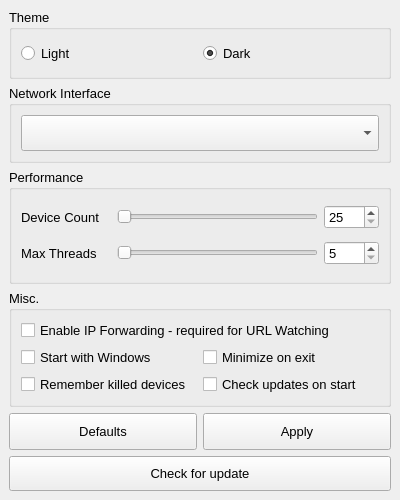
<?xml version="1.0" encoding="UTF-8"?>
<ui version="4.0">
 <author>a7medd7arbb2662</author>
 <class>MainWindow</class>
 <widget class="QMainWindow" name="MainWindow">
  <property name="geometry">
   <rect>
    <x>0</x>
    <y>0</y>
    <width>400</width>
    <height>500</height>
   </rect>
  </property>
  <property name="minimumSize">
   <size>
    <width>400</width>
    <height>500</height>
   </size>
  </property>
  <property name="maximumSize">
   <size>
    <width>400</width>
    <height>510</height>
   </size>
  </property>
  <property name="windowTitle">
   <string>Settings</string>
  </property>
  <property name="toolTip">
   <string/>
  </property>
  <property name="animated">
   <bool>true</bool>
  </property>
  <property name="documentMode">
   <bool>false</bool>
  </property>
  <widget class="QWidget" name="centralwidget">
   <property name="minimumSize">
    <size>
     <width>100</width>
     <height>0</height>
    </size>
   </property>
   <layout class="QHBoxLayout" name="horizontalLayout">
    <item>
     <layout class="QGridLayout" name="gridLayout" columnstretch="0,0,0,0">
      <property name="sizeConstraint">
       <enum>QLayout::SetNoConstraint</enum>
      </property>
      <property name="spacing">
       <number>6</number>
      </property>
      <item row="3" column="0" colspan="4">
       <widget class="QGroupBox" name="groupBox_3">
        <property name="sizePolicy">
         <sizepolicy hsizetype="Minimum" vsizetype="Fixed">
          <horstretch>0</horstretch>
          <verstretch>0</verstretch>
         </sizepolicy>
        </property>
        <property name="minimumSize">
         <size>
          <width>0</width>
          <height>111</height>
         </size>
        </property>
        <property name="font">
         <font>
          <pointsize>10</pointsize>
         </font>
        </property>
        <property name="title">
         <string>Misc.</string>
        </property>
        <layout class="QGridLayout" name="gridLayout_5">
         <item row="0" column="0">
          <layout class="QGridLayout" name="gridLayout_3">
           <item row="1" column="0">
            <widget class="QCheckBox" name="chkAutostart">
             <property name="font">
              <font>
               <pointsize>10</pointsize>
              </font>
             </property>
             <property name="text">
              <string>Start with Windows</string>
             </property>
            </widget>
           </item>
           <item row="2" column="1">
            <widget class="QCheckBox" name="chkAutoupdate">
             <property name="font">
              <font>
               <pointsize>10</pointsize>
              </font>
             </property>
             <property name="text">
              <string>Check updates on start</string>
             </property>
             <property name="checked">
              <bool>false</bool>
             </property>
            </widget>
           </item>
           <item row="1" column="1">
            <widget class="QCheckBox" name="chkMinimized">
             <property name="font">
              <font>
               <pointsize>10</pointsize>
              </font>
             </property>
             <property name="layoutDirection">
              <enum>Qt::LeftToRight</enum>
             </property>
             <property name="text">
              <string>Minimize on exit</string>
             </property>
            </widget>
           </item>
           <item row="2" column="0">
            <widget class="QCheckBox" name="chkRemember">
             <property name="font">
              <font>
               <pointsize>10</pointsize>
              </font>
             </property>
             <property name="layoutDirection">
              <enum>Qt::LeftToRight</enum>
             </property>
             <property name="text">
              <string>Remember killed devices</string>
             </property>
            </widget>
           </item>
           <item row="0" column="0" colspan="2">
            <widget class="QCheckBox" name="chkIpForwarding">
             <property name="text">
              <string>Enable IP Forwarding - required for URL Watching</string>
             </property>
            </widget>
           </item>
          </layout>
         </item>
        </layout>
       </widget>
      </item>
      <item row="5" column="0" colspan="4">
       <widget class="QPushButton" name="btnUpdate">
        <property name="sizePolicy">
         <sizepolicy hsizetype="Preferred" vsizetype="Fixed">
          <horstretch>0</horstretch>
          <verstretch>0</verstretch>
         </sizepolicy>
        </property>
        <property name="minimumSize">
         <size>
          <width>0</width>
          <height>35</height>
         </size>
        </property>
        <property name="font">
         <font>
          <pointsize>10</pointsize>
         </font>
        </property>
        <property name="text">
         <string>Check for update</string>
        </property>
       </widget>
      </item>
      <item row="0" column="0" colspan="4">
       <widget class="QGroupBox" name="groupBox">
        <property name="sizePolicy">
         <sizepolicy hsizetype="Minimum" vsizetype="Fixed">
          <horstretch>0</horstretch>
          <verstretch>0</verstretch>
         </sizepolicy>
        </property>
        <property name="minimumSize">
         <size>
          <width>0</width>
          <height>70</height>
         </size>
        </property>
        <property name="font">
         <font>
          <pointsize>10</pointsize>
         </font>
        </property>
        <property name="title">
         <string>Theme</string>
        </property>
        <layout class="QGridLayout" name="gridLayout_8">
         <item row="0" column="0">
          <layout class="QHBoxLayout" name="horizontalLayout_2">
           <item>
            <widget class="QRadioButton" name="rdbLight">
             <property name="sizePolicy">
              <sizepolicy hsizetype="Preferred" vsizetype="Preferred">
               <horstretch>0</horstretch>
               <verstretch>0</verstretch>
              </sizepolicy>
             </property>
             <property name="font">
              <font>
               <pointsize>10</pointsize>
              </font>
             </property>
             <property name="text">
              <string>Light</string>
             </property>
            </widget>
           </item>
           <item>
            <widget class="QRadioButton" name="rdbDark">
             <property name="sizePolicy">
              <sizepolicy hsizetype="Preferred" vsizetype="Preferred">
               <horstretch>0</horstretch>
               <verstretch>0</verstretch>
              </sizepolicy>
             </property>
             <property name="font">
              <font>
               <pointsize>10</pointsize>
              </font>
             </property>
             <property name="text">
              <string>Dark</string>
             </property>
             <property name="checked">
              <bool>true</bool>
             </property>
            </widget>
           </item>
          </layout>
         </item>
        </layout>
       </widget>
      </item>
      <item row="4" column="0" colspan="2">
       <widget class="QPushButton" name="btnDefaults">
        <property name="sizePolicy">
         <sizepolicy hsizetype="Preferred" vsizetype="Preferred">
          <horstretch>0</horstretch>
          <verstretch>0</verstretch>
         </sizepolicy>
        </property>
        <property name="font">
         <font>
          <pointsize>10</pointsize>
         </font>
        </property>
        <property name="text">
         <string>Defaults</string>
        </property>
       </widget>
      </item>
      <item row="4" column="2" colspan="2">
       <widget class="QPushButton" name="btnApply">
        <property name="sizePolicy">
         <sizepolicy hsizetype="Preferred" vsizetype="Preferred">
          <horstretch>0</horstretch>
          <verstretch>0</verstretch>
         </sizepolicy>
        </property>
        <property name="minimumSize">
         <size>
          <width>0</width>
          <height>35</height>
         </size>
        </property>
        <property name="font">
         <font>
          <pointsize>10</pointsize>
         </font>
        </property>
        <property name="text">
         <string>Apply</string>
        </property>
       </widget>
      </item>
      <item row="1" column="0" colspan="4">
       <widget class="QGroupBox" name="groupBox_4">
        <property name="sizePolicy">
         <sizepolicy hsizetype="Minimum" vsizetype="Fixed">
          <horstretch>0</horstretch>
          <verstretch>0</verstretch>
         </sizepolicy>
        </property>
        <property name="minimumSize">
         <size>
          <width>0</width>
          <height>78</height>
         </size>
        </property>
        <property name="font">
         <font>
          <pointsize>10</pointsize>
         </font>
        </property>
        <property name="title">
         <string>Network Interface</string>
        </property>
        <layout class="QGridLayout" name="gridLayout_7">
         <item row="0" column="0">
          <layout class="QHBoxLayout" name="horizontalLayout_3">
           <item>
            <widget class="QComboBox" name="comboInterface">
             <property name="sizePolicy">
              <sizepolicy hsizetype="Preferred" vsizetype="Minimum">
               <horstretch>0</horstretch>
               <verstretch>9</verstretch>
              </sizepolicy>
             </property>
             <property name="minimumSize">
              <size>
               <width>0</width>
               <height>9</height>
              </size>
             </property>
             <property name="font">
              <font>
               <pointsize>10</pointsize>
              </font>
             </property>
            </widget>
           </item>
          </layout>
         </item>
        </layout>
       </widget>
      </item>
      <item row="2" column="0" colspan="4">
       <widget class="QGroupBox" name="groupBox_2">
        <property name="sizePolicy">
         <sizepolicy hsizetype="Minimum" vsizetype="Fixed">
          <horstretch>0</horstretch>
          <verstretch>0</verstretch>
         </sizepolicy>
        </property>
        <property name="minimumSize">
         <size>
          <width>0</width>
          <height>115</height>
         </size>
        </property>
        <property name="font">
         <font>
          <pointsize>10</pointsize>
         </font>
        </property>
        <property name="title">
         <string>Performance</string>
        </property>
        <layout class="QGridLayout" name="gridLayout_6">
         <item row="0" column="0">
          <layout class="QGridLayout" name="gridLayout_2" columnstretch="0,0,0">
           <item row="0" column="2">
            <widget class="QSpinBox" name="spinCount">
             <property name="sizePolicy">
              <sizepolicy hsizetype="Preferred" vsizetype="Fixed">
               <horstretch>0</horstretch>
               <verstretch>0</verstretch>
              </sizepolicy>
             </property>
             <property name="minimumSize">
              <size>
               <width>55</width>
               <height>0</height>
              </size>
             </property>
             <property name="maximumSize">
              <size>
               <width>55</width>
               <height>16777215</height>
              </size>
             </property>
             <property name="font">
              <font>
               <pointsize>10</pointsize>
              </font>
             </property>
             <property name="minimum">
              <number>25</number>
             </property>
             <property name="maximum">
              <number>255</number>
             </property>
            </widget>
           </item>
           <item row="0" column="1">
            <widget class="QSlider" name="sliderCount">
             <property name="sizePolicy">
              <sizepolicy hsizetype="Preferred" vsizetype="Fixed">
               <horstretch>0</horstretch>
               <verstretch>0</verstretch>
              </sizepolicy>
             </property>
             <property name="minimumSize">
              <size>
               <width>179</width>
               <height>0</height>
              </size>
             </property>
             <property name="minimum">
              <number>25</number>
             </property>
             <property name="maximum">
              <number>255</number>
             </property>
             <property name="orientation">
              <enum>Qt::Horizontal</enum>
             </property>
            </widget>
           </item>
           <item row="0" column="0">
            <widget class="QLabel" name="label">
             <property name="minimumSize">
              <size>
               <width>90</width>
               <height>0</height>
              </size>
             </property>
             <property name="maximumSize">
              <size>
               <width>90</width>
               <height>16777215</height>
              </size>
             </property>
             <property name="font">
              <font>
               <pointsize>10</pointsize>
              </font>
             </property>
             <property name="text">
              <string>Device Count</string>
             </property>
            </widget>
           </item>
          </layout>
         </item>
         <item row="1" column="0">
          <layout class="QGridLayout" name="gridLayout_4" columnstretch="0,0,0">
           <item row="0" column="2">
            <widget class="QSpinBox" name="spinThreads">
             <property name="sizePolicy">
              <sizepolicy hsizetype="Preferred" vsizetype="Fixed">
               <horstretch>0</horstretch>
               <verstretch>0</verstretch>
              </sizepolicy>
             </property>
             <property name="minimumSize">
              <size>
               <width>55</width>
               <height>0</height>
              </size>
             </property>
             <property name="maximumSize">
              <size>
               <width>55</width>
               <height>16777215</height>
              </size>
             </property>
             <property name="font">
              <font>
               <pointsize>10</pointsize>
              </font>
             </property>
             <property name="minimum">
              <number>5</number>
             </property>
             <property name="maximum">
              <number>255</number>
             </property>
             <property name="value">
              <number>5</number>
             </property>
            </widget>
           </item>
           <item row="0" column="1">
            <widget class="QSlider" name="sliderThreads">
             <property name="sizePolicy">
              <sizepolicy hsizetype="Preferred" vsizetype="Fixed">
               <horstretch>0</horstretch>
               <verstretch>0</verstretch>
              </sizepolicy>
             </property>
             <property name="minimumSize">
              <size>
               <width>179</width>
               <height>0</height>
              </size>
             </property>
             <property name="minimum">
              <number>5</number>
             </property>
             <property name="maximum">
              <number>255</number>
             </property>
             <property name="value">
              <number>5</number>
             </property>
             <property name="orientation">
              <enum>Qt::Horizontal</enum>
             </property>
            </widget>
           </item>
           <item row="0" column="0">
            <widget class="QLabel" name="label_2">
             <property name="minimumSize">
              <size>
               <width>90</width>
               <height>0</height>
              </size>
             </property>
             <property name="maximumSize">
              <size>
               <width>90</width>
               <height>16777215</height>
              </size>
             </property>
             <property name="font">
              <font>
               <pointsize>10</pointsize>
              </font>
             </property>
             <property name="text">
              <string>Max Threads</string>
             </property>
            </widget>
           </item>
          </layout>
         </item>
        </layout>
       </widget>
      </item>
     </layout>
    </item>
   </layout>
  </widget>
 </widget>
 <resources/>
 <connections/>
</ui>
